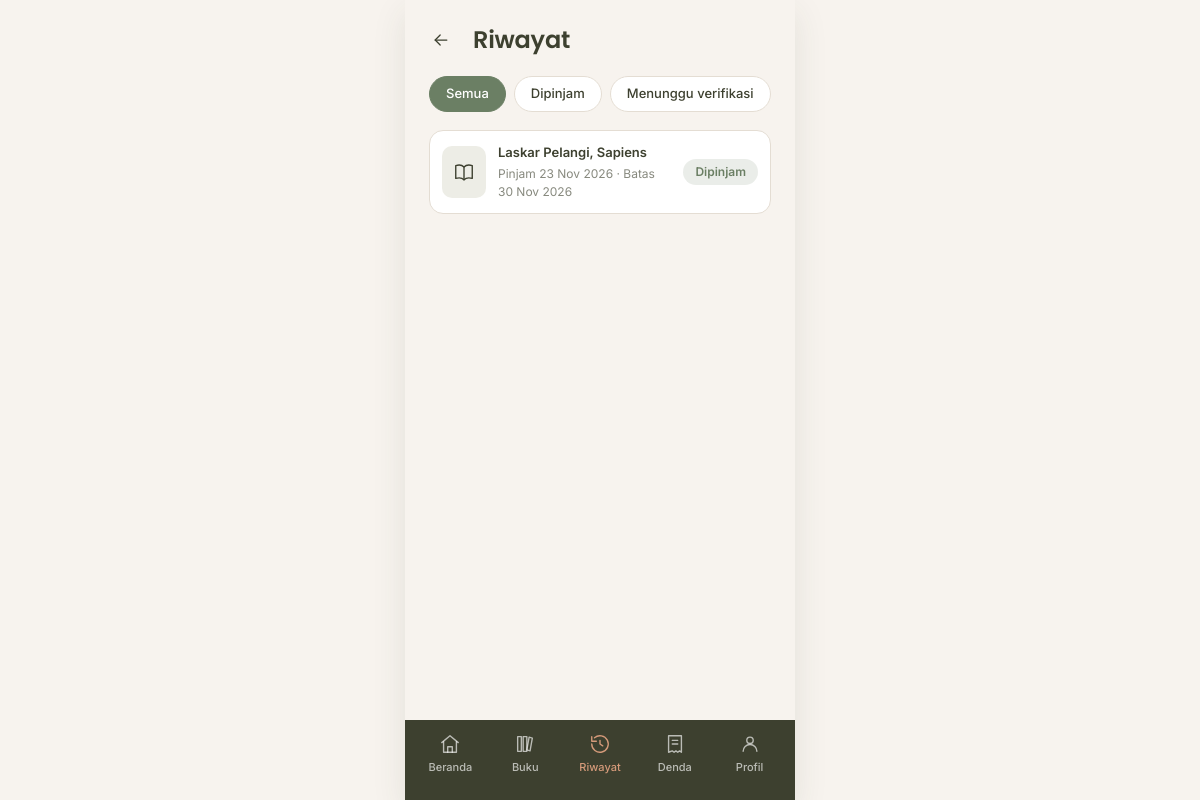
Screenshot of /riwayat (signed in) with the database file from the repository.
### tables this page shows
CREATE TABLE peminjaman (
    id              INT AUTO_INCREMENT PRIMARY KEY,
    user_id         INT NOT NULL,
    petugas_id      INT NULL,
    tgl_pinjam      DATE NOT NULL,
    tgl_jatuh_tempo DATE NOT NULL,
    tgl_kembali     DATE NULL,
    status          ENUM('dipinjam', 'menunggu_verifikasi', 'dikembalikan') NOT NULL DEFAULT 'dipinjam',
    created_at      TIMESTAMP NOT NULL DEFAULT CURRENT_TIMESTAMP,
    CONSTRAINT fk_peminjaman_user FOREIGN KEY (user_id) REFERENCES users (id) ON DELETE RESTRICT,
    CONSTRAINT fk_peminjaman_petugas FOREIGN KEY (petugas_id) REFERENCES users (id) ON DELETE RESTRICT,
    INDEX idx_peminjaman_user (user_id),
    INDEX idx_peminjaman_status (status)
);

### app/core/Controller.php (called while the page is built, shortened)
<?php
abstract class Controller
{
    protected function view(string $view, array $data = [], string $layout = 'member'): void
    {
        extract($data, EXTR_SKIP);
        require dirname(__DIR__) . '/views/layouts/' . $layout . '.php';
    }
}

### app/controllers/RiwayatController.php (called while the page is built, shortened)
<?php
final class RiwayatController extends Controller
{
    public function anggota(): void
    {
        $status = (string) ($_GET['status'] ?? '');
        $this->view('anggota/riwayat', [
            'judul' => 'Riwayat',
            'daftar' => Peminjaman::cari(['user_id' => (int) Auth::id(), 'status' => $status], 100),
            'status' => $status,
        ]);
    }
}

### public/index.php (called while the page is built, shortened)
<?php
$method = $_SERVER['REQUEST_METHOD'] ?? 'GET';
$path = (string) ($_GET['r'] ?? parse_url($_SERVER['REQUEST_URI'] ?? '/', PHP_URL_PATH) ?? '/');
$path = rawurldecode($path);
$path = '/' . trim($path, '/');
$router = new Router();
$router->get('/', [HomeController::class, 'index']);
$router->get('/login', [AuthController::class, 'form']);
$router->post('/login', [AuthController::class, 'login']);
$router->post('/logout', [AuthController::class, 'logout']);
$router->get('/beranda', [BerandaController::class, 'index'], 'anggota');
$router->get('/buku', [BukuController::class, 'index'], 'anggota');
$router->get('/buku/{id}', [BukuController::class, 'detail'], 'anggota');
$router->get('/pinjam', [PeminjamanController::class, 'form'], 'anggota');
$router->post('/pinjam', [PeminjamanController::class, 'store'], 'anggota');
$router->get('/pinjam/bukti/{id}', [PeminjamanController::class, 'bukti'], 'anggota');
$router->get('/kembali', [PengembalianController::class, 'index'], 'anggota');
$router->post('/kembali', [PengembalianController::class, 'ajukan'], 'anggota');
$router->get('/riwayat', [RiwayatController::class, 'anggota'], 'anggota');
$router->get('/denda', [DendaController::class, 'saya'], 'anggota');
$router->get('/profil', [ProfilController::class, 'index'], 'anggota');
$router->get('/admin', [DashboardController::class, 'index'], 'petugas');
$router->get('/admin/anggota', [AnggotaController::class, 'index'], 'petugas');
$router->get('/admin/anggota/tambah', [AnggotaController::class, 'create'], 'petugas');
$router->post('/admin/anggota', [AnggotaController::class, 'store'], 'petugas');
$router->get('/admin/anggota/{id}/edit', [AnggotaController::class, 'edit'], 'petugas');
$router->post('/admin/anggota/{id}', [AnggotaController::class, 'update'], 'petugas');
$router->post('/admin/anggota/{id}/hapus', [AnggotaController::class, 'destroy'], 'petugas');
$router->get('/admin/buku', [BukuController::class, 'adminIndex'], 'petugas');
$router->get('/admin/buku/tambah', [BukuController::class, 'create'], 'petugas');
$router->post('/admin/buku', [BukuController::class, 'store'], 'petugas');
$router->get('/admin/buku/{id}/edit', [BukuController::class, 'edit'], 'petugas');
$router->post('/admin/buku/{id}', [BukuController::class, 'update'], 'petugas');
$router->post('/admin/buku/{id}/hapus', [BukuController::class, 'destroy'], 'petugas');
$router->get('/admin/kategori', [KategoriController::class, 'index'], 'petugas');
$router->get('/admin/kategori/tambah', [KategoriController::class, 'create'], 'petugas');
$router->post('/admin/kategori', [KategoriController::class, 'store'], 'petugas');
$router->get('/admin/kategori/{id}/edit', [KategoriController::class, 'edit'], 'petugas');
$router->post('/admin/kategori/{id}', [KategoriController::class, 'update'], 'petugas');
$router->post('/admin/kategori/{id}/hapus', [KategoriController::class, 'destroy'], 'petugas');
$router->get('/admin/denda', [DendaController::class, 'index'], 'petugas');
$router->get('/admin/denda/tambah', [DendaController::class, 'create'], 'petugas');
$router->post('/admin/denda', [DendaController::class, 'store'], 'petugas');
$router->get('/admin/denda/{id}/edit', [DendaController::class, 'edit'], 'petugas');
$router->post('/admin/denda/{id}', [DendaController::class, 'update'], 'petugas');
$router->post('/admin/denda/{id}/hapus', [DendaController::class, 'destroy'], 'petugas');
$router->post('/admin/denda/{id}/lunas', [DendaController::class, 'lunas'], 'petugas');
$router->get('/admin/transaksi', [PeminjamanController::class, 'adminIndex'], 'petugas');
$router->get('/admin/transaksi/tambah', [PeminjamanController::class, 'adminCreate'], 'petugas');
$router->post('/admin/transaksi', [PeminjamanController::class, 'adminStore'], 'petugas');
$router->get('/admin/transaksi/{id}', [PeminjamanController::class, 'adminShow'], 'petugas');
$router->post('/admin/transaksi/{id}/kembali', [PengembalianController::class, 'proses'], 'petugas');
$router->get('/admin/riwayat', [RiwayatController::class, 'admin'], 'petugas');
$router->get('/admin/laporan', [LaporanController::class, 'buatLaporan'], 'petugas');
$router->dispatch($method, $path);

### app/models/Peminjaman.php (called while the page is built, shortened)
<?php
final class Peminjaman
{
    public static function cari(array $filter = [], int $limit = 50, int $offset = 0): array
    {
        [$where, $params] = self::filter($filter);
        $sql = self::SELECT_LIST . ' WHERE ' . implode(' AND ', $where) . ' ORDER BY p.id DESC LIMIT ' . $limit . ' OFFSET ' . $offset;
        $stmt = Database::pdo()->prepare($sql);
        $stmt->execute($params);
        return $stmt->fetchAll();
    }
    private static function filter(array $f): array
    {
        $where = ['1 = 1'];
        $params = [];
        if (!empty($f['user_id'])) {
            $where[] = 'p.user_id = ?';
            $params[] = (int) $f['user_id'];
        }
        $status = $f['status'] ?? '';
        return [$where, $params];
    }
}

### app/core/Database.php (called while the page is built, shortened)
<?php
final class Database
{
    private static ?PDO $pdo = null;
    public static function pdo(): PDO
    {
        if (self::$pdo === null) {
            $dsn = sprintf('mysql:host=%s;dbname=%s;charset=utf8mb4', DB_HOST, DB_NAME);
            self::$pdo = new PDO($dsn, DB_USER, DB_PASS, [
                PDO::ATTR_ERRMODE => PDO::ERRMODE_EXCEPTION,
                PDO::ATTR_DEFAULT_FETCH_MODE => PDO::FETCH_ASSOC,
                PDO::ATTR_EMULATE_PREPARES => false,
            ]);
        }
        return self::$pdo;
    }
}

### app/views/anggota/riwayat.php (the view, shortened to what this page needs)
<?php
$filterStatus = [
    '' => 'Semua',
    'dipinjam' => 'Dipinjam',
    'menunggu_verifikasi' => 'Menunggu verifikasi',
    'terlambat' => 'Terlambat',
    'dikembalikan' => 'Dikembalikan',
];
?>
<div class="halaman-kepala">
    <a class="icon-btn" href="<?= e(url('/beranda')) ?>" aria-label="Kembali"><?= ikon('arrow-left') ?></a>
    <h1 class="judul-xl">Riwayat</h1>
</div>
<div class="chips">
    <?php foreach ($filterStatus as $nilai => $teks): ?>
        <a class="chip <?= $status === $nilai ? 'chip--aktif' : '' ?>"
           href="<?= e(url('/riwayat' . ($nilai !== '' ? '?status=' . $nilai : ''))) ?>"><?= e($teks) ?></a>
    <?php endforeach; ?>
</div>
<?php if (!$daftar): ?>
    <div class="kartu kosong">
        <div class="kosong__ikon"><?= ikon('history', 24) ?></div>
        <h3>Belum ada riwayat</h3>
        <p>Belum ada peminjaman dengan status ini.</p>
    </div>
<?php else: ?>
    <div class="tumpuk">
        <?php foreach ($daftar as $p): ?>
            <?php [$label, $jenis] = statusPeminjaman($p); ?>
            <article class="baris-pinjam">
                <div class="thumb cover--sage"><?= ikon('book-open', 22) ?></div>
                <div class="baris-pinjam__info">
                    <div class="baris-pinjam__judul"><?= e($p['buku'] ?: '—') ?></div>
                    <div class="baris-pinjam__meta">Pinjam <?= e(tanggal($p['tgl_pinjam'])) ?> · Batas <?= e(tanggal($p['tgl_jatuh_tempo'])) ?></div>
                </div>
                <?= badge($label, $jenis) ?>
            </article>
        <?php endforeach; ?>
    </div>
<?php endif; ?>

### app/core/Router.php (shortened to what this page needs)
<?php
final class Router
{
    private array $routes = [];
    private function add(string $method, string $pattern, array $handler, ?string $role): void
    {
        $this->routes[] = compact('method', 'pattern', 'handler', 'role');
    }
    public function dispatch(string $method, string $path): void
    {
        foreach ($this->routes as $route) {
            if ($route['method'] !== $method) {
                continue;
            }
            $regex = '#^' . str_replace(['/', '{id}'], ['\/', '([0-9]+)'], $route['pattern']) . '$#';
            if (!preg_match($regex, $path, $cocok)) {
                continue;
            }
            [$kelas, $aksi] = $route['handler'];
            $params = array_map('intval', array_slice($cocok, 1));
            (new $kelas())->{$aksi}(...$params);
            return;
        }
        exit('Halaman tidak ditemukan.');
    }
}

### app/core/helpers.php (shortened to what this page needs)
<?php
function e($nilai): string
{
    return htmlspecialchars((string) $nilai, ENT_QUOTES, 'UTF-8');
}
function url(string $path = ''): string
{
    return BASE_URL . '/' . ltrim($path, '/');
}
function tanggal(?string $ymd): string
{
    static $bulan = ['Jan', 'Feb', 'Mar', 'Apr', 'Mei', 'Jun', 'Jul', 'Agu', 'Sep', 'Okt', 'Nov', 'Des'];
    $waktu = strtotime($ymd);
    return $waktu ? date('j', $waktu) . ' ' . $bulan[(int) date('n', $waktu) - 1] . ' ' . date('Y', $waktu) : '—';
}
function statusPeminjaman(array $p): array
{
    return ['Dipinjam', 'sukses'];
}
function badge(string $teks, string $jenis = 'netral'): string
{
    return '<span class="badge badge--' . e($jenis) . '">' . e($teks) . '</span>';
}
function ikon(string $nama, int $ukuran = 20): string
{
    $path = $paths[$nama] ?? '';
    return '<svg class="ikon" width="' . $ukuran . '" height="' . $ukuran . '" viewBox="0 0 24 24" fill="none" stroke="currentColor" stroke-width="1.5" stroke-linecap="round" stroke-linejoin="round" aria-hidden="true">' . $path . '</svg>';
}

### public/assets/css/tokens.css (style rules this page uses)
:root { --kelp: #3D402F; --willow: #6B7F64; --whiskey: #D59A7A; --tamarillo: #9C0D0F; --bg: #F7F3EE; --card: #FFFFFF; --sunken: rgba(61, 64, 47, 0.04); --border: #E4DDD3; --ink: #3D402F; --ink-2: rgba(61, 64, 47, 0.62); --ink-inv: #FFFFFF; --tint-success: rgba(107, 127, 100, 0.14); --tint-warning: rgba(213, 154, 122, 0.20); --tint-danger: rgba(156, 13, 15, 0.10); --tint-neutral: rgba(61, 64, 47, 0.08); --radius-kecil: 8px; --radius-input: 12px; --radius-tombol: 14px; --radius-kartu: 16px; --radius-pil: 999px; --bayang-halus: 0 1px 2px 0 rgba(61, 64, 47, 0.08); --bayang-angkat: 0 12px 32px 0 rgba(61, 64, 47, 0.10); --jarak-1: 4px; --jarak-2: 8px; --jarak-3: 12px; --jarak-4: 16px; --jarak-5: 24px; --jarak-6: 32px; --font-judul: 'Poppins', system-ui, -apple-system, 'Segoe UI', sans-serif; --font-teks: 'Inter', system-ui, -apple-system, 'Segoe UI', sans-serif; }

### public/assets/css/app.css (style rules this page uses)
*, *::before, *::after { box-sizing: border-box; }
html { -webkit-text-size-adjust: 100%; }
body { margin: 0; font-family: var(--font-teks); font-size: 14px; line-height: 1.5; color: var(--ink); background: var(--bg); }
h1, h2, h3, h4, p, ul, ol, dl, dd { margin: 0; }
a { color: var(--willow); text-decoration: none; }
img, svg { display: block; }
h1, h2, h3, h4, .judul { font-family: var(--font-judul); font-weight: 600; letter-spacing: -0.01em; }
.judul-xl { font-size: 24px; line-height: 1.2; }
.ikon { flex: none; }
.icon-btn { display: inline-grid; place-items: center; width: 40px; height: 40px; border: 0; border-radius: 10px; background: transparent; color: var(--ink); }
.badge { display: inline-flex; align-items: center; padding: 5px 12px; border-radius: var(--radius-pil); font-size: 12px; font-weight: 600; line-height: 1.3; white-space: nowrap; }
.badge--sukses { background: var(--tint-success); color: var(--willow); }
.chips { display: flex; gap: 8px; overflow-x: auto; padding-bottom: 2px; scrollbar-width: none; }
.chip { flex: none; display: inline-flex; align-items: center; height: 36px; padding: 0 16px; border: 1px solid var(--border); border-radius: var(--radius-pil); background: var(--card); color: var(--ink); font-size: 13px; font-weight: 500; }
.chip--aktif { background: var(--willow); border-color: var(--willow); color: #fff; }
.member { background: var(--bg); }
.halaman-kepala { display: flex; align-items: center; gap: 12px; }
.halaman-kepala .judul-xl { flex: 1; }
.halaman-kepala .icon-btn { margin-left: -8px; }
.tumpuk { display: flex; flex-direction: column; gap: 12px; }
.cover--sage { background: #EDEDE6; }
.baris-pinjam { display: flex; align-items: center; gap: 12px; padding: 12px; background: var(--card); border: 1px solid var(--border); border-radius: 14px; }
.baris-pinjam__info { flex: 1; min-width: 0; }
.baris-pinjam__judul { font-size: 13px; font-weight: 600; }
.baris-pinjam__meta { margin-top: 2px; font-size: 12px; color: var(--ink-2); }
.thumb { display: grid; place-items: center; flex: none; width: 44px; height: 52px; border-radius: 10px; }
.nav-bawah .ikon { width: 22px; height: 22px; }

### rows the page displays
peminjaman: $ukuran 22 (drawn), buku "Laskar Pelangi, Sapiens", tgl_pinjam "23 Nov 2026", tgl_jatuh_tempo "30 Nov 2026"

### other values shown
$teks "Semua"
$teks "Dipinjam"
$teks "Menunggu verifikasi"
$label "Beranda"
$label "Buku"
$label "Riwayat"
$label "Denda"
$label "Profil"
